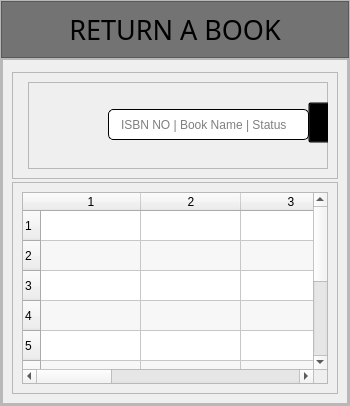
               <widget class="QWidget" name="page_26">
                <layout class="QVBoxLayout" name="verticalLayout_90">
                 <property name="spacing">
                  <number>0</number>
                 </property>
                 <property name="leftMargin">
                  <number>0</number>
                 </property>
                 <property name="topMargin">
                  <number>0</number>
                 </property>
                 <property name="rightMargin">
                  <number>0</number>
                 </property>
                 <property name="bottomMargin">
                  <number>0</number>
                 </property>
                 <item>
                  <widget class="QFrame" name="frame_200">
                   <property name="frameShape">
                    <enum>QFrame::StyledPanel</enum>
                   </property>
                   <property name="frameShadow">
                    <enum>QFrame::Raised</enum>
                   </property>
                   <layout class="QVBoxLayout" name="verticalLayout_91">
                    <property name="spacing">
                     <number>0</number>
                    </property>
                    <property name="leftMargin">
                     <number>0</number>
                    </property>
                    <property name="topMargin">
                     <number>0</number>
                    </property>
                    <property name="rightMargin">
                     <number>0</number>
                    </property>
                    <property name="bottomMargin">
                     <number>0</number>
                    </property>
                    <item>
                     <widget class="QFrame" name="frame_201">
                      <property name="maximumSize">
                       <size>
                        <width>16777215</width>
                        <height>60</height>
                       </size>
                      </property>
                      <property name="styleSheet">
                       <string notr="true">background-color: rgb(115, 115, 115);</string>
                      </property>
                      <property name="frameShape">
                       <enum>QFrame::StyledPanel</enum>
                      </property>
                      <property name="frameShadow">
                       <enum>QFrame::Raised</enum>
                      </property>
                      <layout class="QHBoxLayout" name="horizontalLayout_83">
                       <item>
                        <widget class="QLabel" name="label_98">
                         <property name="font">
                          <font>
                           <family>Nova Flat</family>
                           <pointsize>20</pointsize>
                          </font>
                         </property>
                         <property name="text">
                          <string>RETURN A BOOK</string>
                         </property>
                         <property name="alignment">
                          <set>Qt::AlignCenter</set>
                         </property>
                        </widget>
                       </item>
                      </layout>
                     </widget>
                    </item>
                    <item>
                     <widget class="QFrame" name="frame_202">
                      <property name="frameShape">
                       <enum>QFrame::StyledPanel</enum>
                      </property>
                      <property name="frameShadow">
                       <enum>QFrame::Raised</enum>
                      </property>
                      <layout class="QVBoxLayout" name="verticalLayout_92">
                       <property name="spacing">
                        <number>0</number>
                       </property>
                       <property name="leftMargin">
                        <number>0</number>
                       </property>
                       <property name="topMargin">
                        <number>0</number>
                       </property>
                       <property name="rightMargin">
                        <number>0</number>
                       </property>
                       <property name="bottomMargin">
                        <number>0</number>
                       </property>
                       <item>
                        <widget class="QFrame" name="frame_203">
                         <property name="frameShape">
                          <enum>QFrame::StyledPanel</enum>
                         </property>
                         <property name="frameShadow">
                          <enum>QFrame::Raised</enum>
                         </property>
                         <layout class="QVBoxLayout" name="verticalLayout_93">
                          <item>
                           <widget class="QFrame" name="frame_204">
                            <property name="minimumSize">
                             <size>
                              <width>0</width>
                              <height>107</height>
                             </size>
                            </property>
                            <property name="maximumSize">
                             <size>
                              <width>16777215</width>
                              <height>100</height>
                             </size>
                            </property>
                            <property name="frameShape">
                             <enum>QFrame::StyledPanel</enum>
                            </property>
                            <property name="frameShadow">
                             <enum>QFrame::Raised</enum>
                            </property>
                            <layout class="QHBoxLayout" name="horizontalLayout_84">
                             <item>
                              <widget class="QFrame" name="frame_205">
                               <property name="frameShape">
                                <enum>QFrame::StyledPanel</enum>
                               </property>
                               <property name="frameShadow">
                                <enum>QFrame::Raised</enum>
                               </property>
                               <widget class="QLineEdit" name="lineEdit_42">
                                <property name="geometry">
                                 <rect>
                                  <x>50</x>
                                  <y>27</y>
                                  <width>171</width>
                                  <height>31</height>
                                 </rect>
                                </property>
                                <property name="styleSheet">
                                 <string notr="true">border: 1.1px solid black;
padding-left: 10 px;
border-radius:5px
</string>
                                </property>
                                <property name="echoMode">
                                 <enum>QLineEdit::Normal</enum>
                                </property>
                                <property name="placeholderText">
                                 <string>Enter issue ID</string>
                                </property>
                               </widget>
                               <widget class="QPushButton" name="pushButton_56">
                                <property name="geometry">
                                 <rect>
                                  <x>230</x>
                                  <y>27</y>
                                  <width>121</width>
                                  <height>31</height>
                                 </rect>
                                </property>
                                <property name="font">
                                 <font>
                                  <pointsize>11</pointsize>
                                 </font>
                                </property>
                                <property name="cursor">
                                 <cursorShape>PointingHandCursor</cursorShape>
                                </property>
                                <property name="styleSheet">
                                 <string notr="true">background-color: rgb(0, 166, 0);
border-radius:5px</string>
                                </property>
                                <property name="text">
                                 <string>Return book</string>
                                </property>
                                <property name="shortcut">
                                 <string>Return</string>
                                </property>
                               </widget>
                              </widget>
                             </item>
                             <item>
                              <widget class="QFrame" name="frame_206">
                               <property name="minimumSize">
                                <size>
                                 <width>300</width>
                                 <height>0</height>
                                </size>
                               </property>
                               <property name="frameShape">
                                <enum>QFrame::StyledPanel</enum>
                               </property>
                               <property name="frameShadow">
                                <enum>QFrame::Raised</enum>
                               </property>
                               <widget class="QLineEdit" name="lineEdit_43">
                                <property name="geometry">
                                 <rect>
                                  <x>80</x>
                                  <y>27</y>
                                  <width>201</width>
                                  <height>31</height>
                                 </rect>
                                </property>
                                <property name="styleSheet">
                                 <string notr="true">border: 1.1px solid black;
padding-left: 10 px;
border-radius:5px
</string>
                                </property>
                                <property name="echoMode">
                                 <enum>QLineEdit::Normal</enum>
                                </property>
                                <property name="placeholderText">
                                 <string>ISBN NO | Book Name | Status</string>
                                </property>
                               </widget>
                               <widget class="QPushButton" name="pushButton_57">
                                <property name="geometry">
                                 <rect>
                                  <x>280</x>
                                  <y>20</y>
                                  <width>51</width>
                                  <height>41</height>
                                 </rect>
                                </property>
                                <property name="styleSheet">
                                 <string notr="true">background-color: transparent</string>
                                </property>
                                <property name="text">
                                 <string/>
                                </property>
                                <property name="icon">
                                 <iconset resource="resources.qrc">
                                  <normaloff>:/icons/icons/icons8-search-480.png</normaloff>:/icons/icons/icons8-search-480.png</iconset>
                                </property>
                                <property name="iconSize">
                                 <size>
                                  <width>40</width>
                                  <height>41</height>
                                 </size>
                                </property>
                               </widget>
                              </widget>
                             </item>
                            </layout>
                           </widget>
                          </item>
                          <item>
                           <widget class="QFrame" name="frame_207">
                            <property name="frameShape">
                             <enum>QFrame::StyledPanel</enum>
                            </property>
                            <property name="frameShadow">
                             <enum>QFrame::Raised</enum>
                            </property>
                            <layout class="QHBoxLayout" name="horizontalLayout_85">
                             <item>
                              <widget class="QTableWidget" name="tableWidget_14">
                               <property name="maximumSize">
                                <size>
                                 <width>700</width>
                                 <height>300</height>
                                </size>
                               </property>
                               <property name="alternatingRowColors">
                                <bool>true</bool>
                               </property>
                               <property name="rowCount">
                                <number>10</number>
                               </property>
                               <property name="columnCount">
                                <number>7</number>
                               </property>
                               <row/>
                               <row/>
                               <row/>
                               <row/>
                               <row/>
                               <row/>
                               <row/>
                               <row/>
                               <row/>
                               <row/>
                               <column/>
                               <column/>
                               <column/>
                               <column/>
                               <column/>
                               <column/>
                               <column/>
                              </widget>
                             </item>
                            </layout>
                           </widget>
                          </item>
                         </layout>
                        </widget>
                       </item>
                      </layout>
                     </widget>
                    </item>
                   </layout>
                  </widget>
                 </item>
                </layout>
               </widget>
